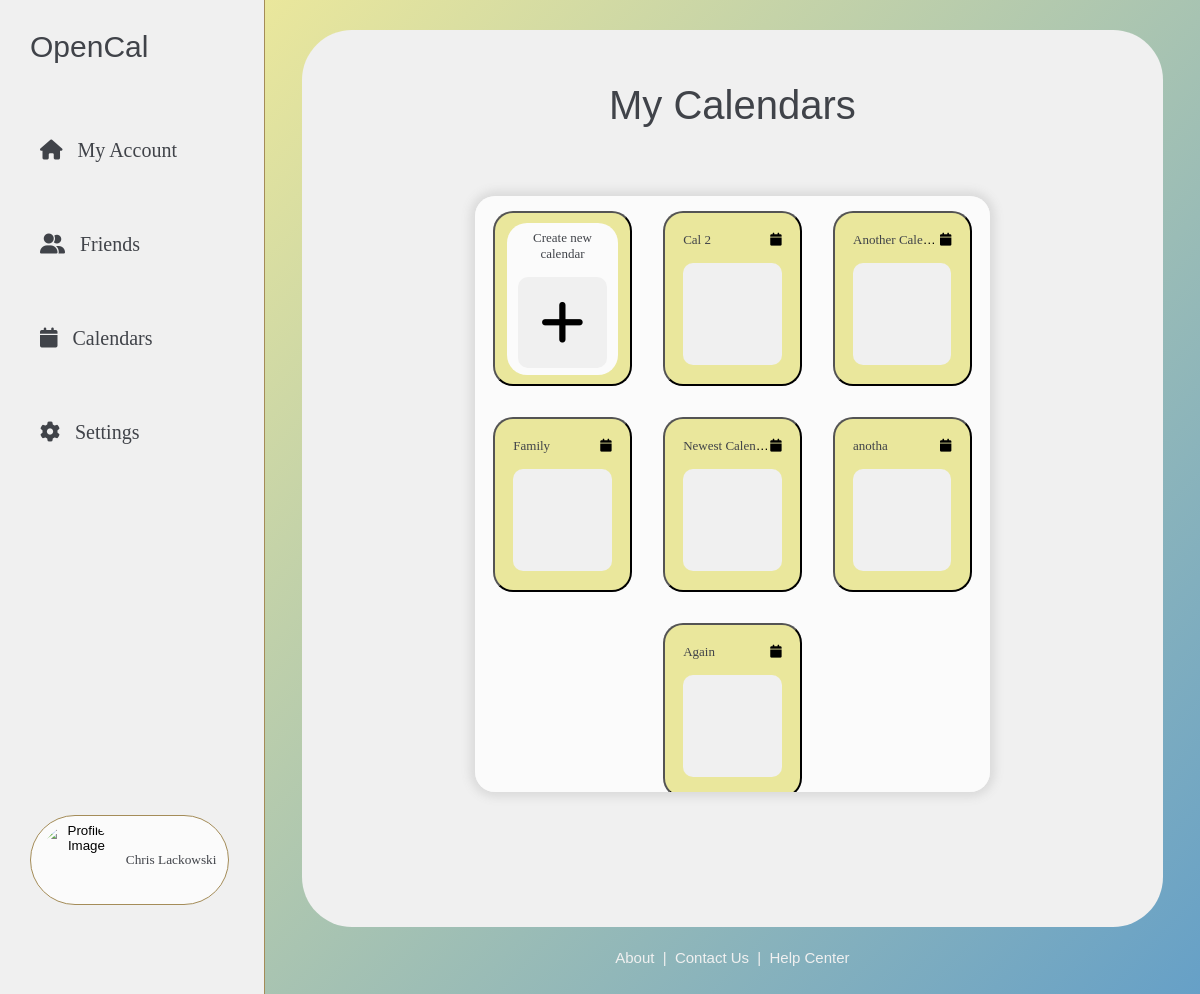
The app's page /mycalendars/ (signed in), older data.
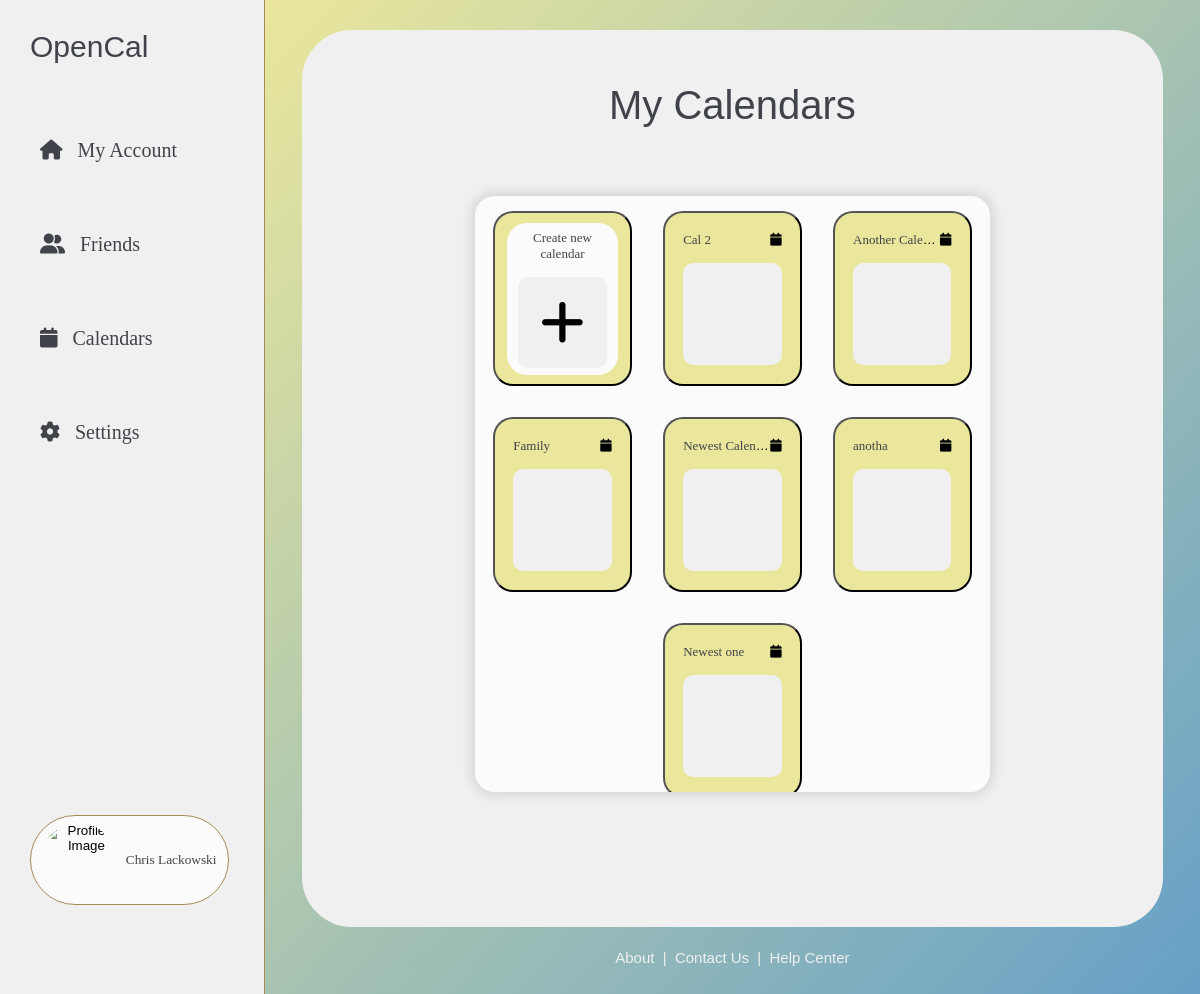
The same page, newer data.
### opencalapp/models.py (models this page shows, shortened)
class Calendar(models.Model):
    name = models.CharField(max_length=20, default='Calendar Name')
    owner = models.ForeignKey(CustomUser, related_name='owned_calendars', on_delete=models.CASCADE, default=1)
    last_modified = models.DateTimeField(default=timezone.now)
    contributors = models.ManyToManyField('CustomUser', related_name='active_calendars', blank=False)

### opencalapp/views.py (the view)
# urls.py: path('mycalendars/', views.create_calendar,name='mycalendars'),
@login_required
def create_calendar(request):
    if request.method == 'POST':
        form = NewCalendarForm(request.POST)
        if form.is_valid():
            new_calendar = form.save(commit=False)
            new_calendar.save()
            request.user.calendars.add(new_calendar)
            return redirect('mycalendars')
    else:
        form = NewCalendarForm()
    return render(request, 'mycalendars.html', {'form': form})

### opencalapp/templates/mycalendars.html (shortened to what this page needs)
{% extends 'base.html' %}
{% block content %}
<div class="page-pane">
    <div class="page-pane-bubble">
        <div class="header-title">
            <b-text style="font-size: 40px;">My Calendars</b-text>
        </div>
        <div class="calendars-section">
            <div class="grid">
                <div class="grid-bubble">
                    <button class="grid-cell" onclick="createNewCal()">
                        <div class="cell-bubble">
                            <div class="cal-name-container" style="justify-content: center;">
                                <s-text>Create new calendar</s-text>
                            </div>
                            <div class="plus-icon">
                                <i class="fa-solid fa-plus"></i>
                            </div>
                        </div>
                    </button>
                    {% for calendar in user.calendars.all %}
                    <button class="grid-cell" data-calendar-id="{{ calendar.id }}" data-calendar-name="{{ calendar.name }}" data-last-modified="{{ calendar.last_modified }}" onclick="displayCalInfo(this)">
                        <div class="cal-name-container">
                            <div class="left-cal-name">
                                <s-text>{{calendar.name}}</s-text>
                            </div>
                            <div>
                                <i class="fas fa-calendar"></i>
                            </div>
                        </div>
                        <div class="cal-prev">
                        </div>
                    </button>
                    {% endfor %}
                </div>
            </div>
        </div>
    </div>
    {% include 'footer.html' %}
</div>
{% endblock %}

Row changes from the older to the newer data that the page shows:
removed Calendar: name "Again"
added Calendar: name "Newest one"
